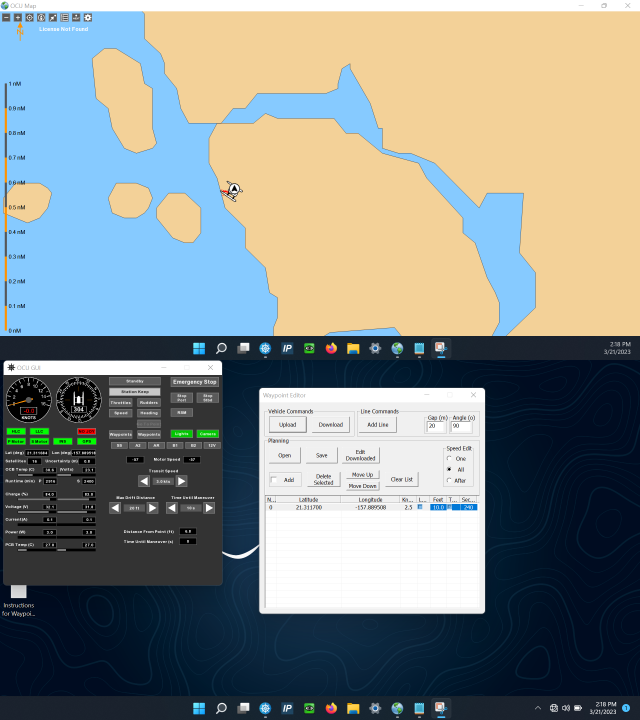
#> input picture test_images/sandIslandTest1_live.png, 1920 x 2160 px, found by its file name (shown at 1/3 size)
$ python python_ocr.py
#> lines starting #> are read from the running program, lines starting #| are printed output that depends on the picture
import cv2 # open cv module
import pytesseract # ocr module
from PIL import Image # pillow: image processing
import numpy as np

# don't need line below as long as you set up a virtual env and reinstall requirements and tesseract. not sure how to do tesseract on windows yet!
# use path to tesseract executable. to find this on mac: `which tesseract`. to find this on windows: `where tesseract``
pytesseract.pytesseract.tesseract_cmd = "/opt/homebrew/bin/tesseract"

# load the frame
img1 = cv2.imread('./test_images/sandIslandTest1_live.png')
#> img1 is the input picture: shape (2160, 1920, 3); mean B, G, R 137.4, 140.3, 133.6
img2 = cv2.imread('./test_images/GUI.png')
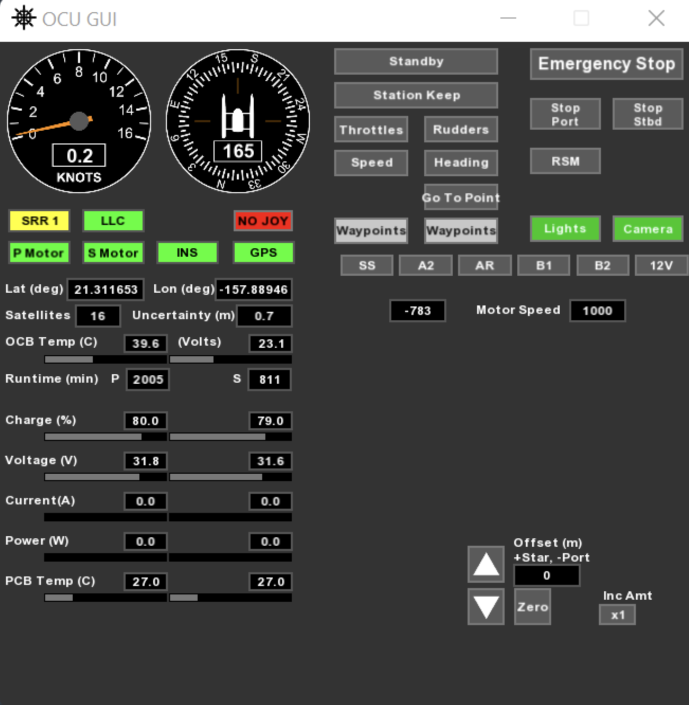
#> input picture test_images/GUI.png, 1378 x 1410 px, found by its file name (shown at 1/2 size)
#> img2 is the input picture: shape (1410, 1378, 3); mean B, G, R 69.4, 72.3, 70.7
img3 = cv2.imread('./test_images/sandIslandTest2.png')
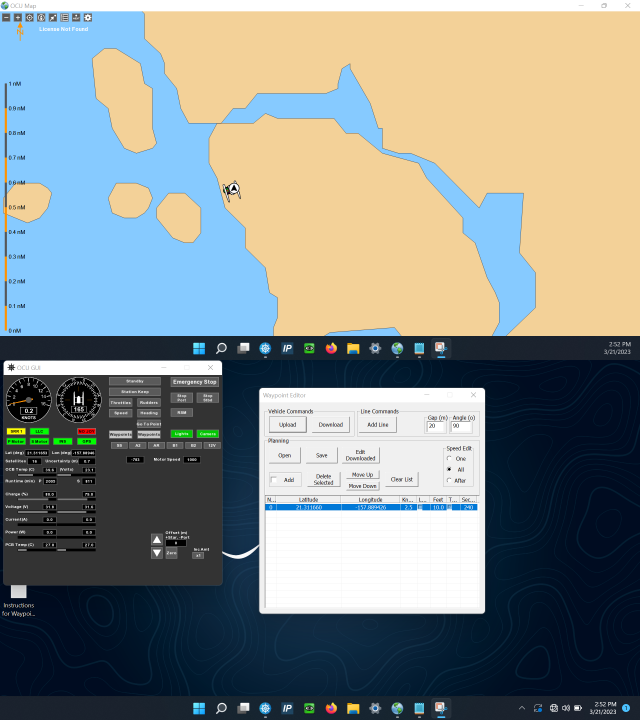
#> input picture test_images/sandIslandTest2.png, 1920 x 2160 px, found by its file name (shown at 1/3 size)
#> img3 is the input picture: shape (2160, 1920, 3); mean B, G, R 137.2, 139.9, 133

# [23 lines of commented-out code are left out]
h1Img, w1Img = img1.shape[0], img1.shape[1] # returns third value we don't need, unless grayscale
#> h1Img = 2160; w1Img = 1920
h2Img, w2Img = img2.shape[0], img2.shape[1]
#> h2Img = 1410; w2Img = 1378
h3Img, w3Img = img3.shape[0], img3.shape[1]
#> h3Img = 2160; w3Img = 1920

# detect text on img
print("img1: \n" + pytesseract.image_to_string(img1) + "\n")
#> (this line was passed over: pytesseract is not available in this run)
print("img2: \n" + pytesseract.image_to_string(img2) + "\n")
#> (this line was passed over: pytesseract is not available in this run)
print("img3: \n" + pytesseract.image_to_string(img3) + "\n")
#> (this line was passed over: pytesseract is not available in this run)

# show bounding box
#> (the run stopped early here; a loop or call above may not have finished)
